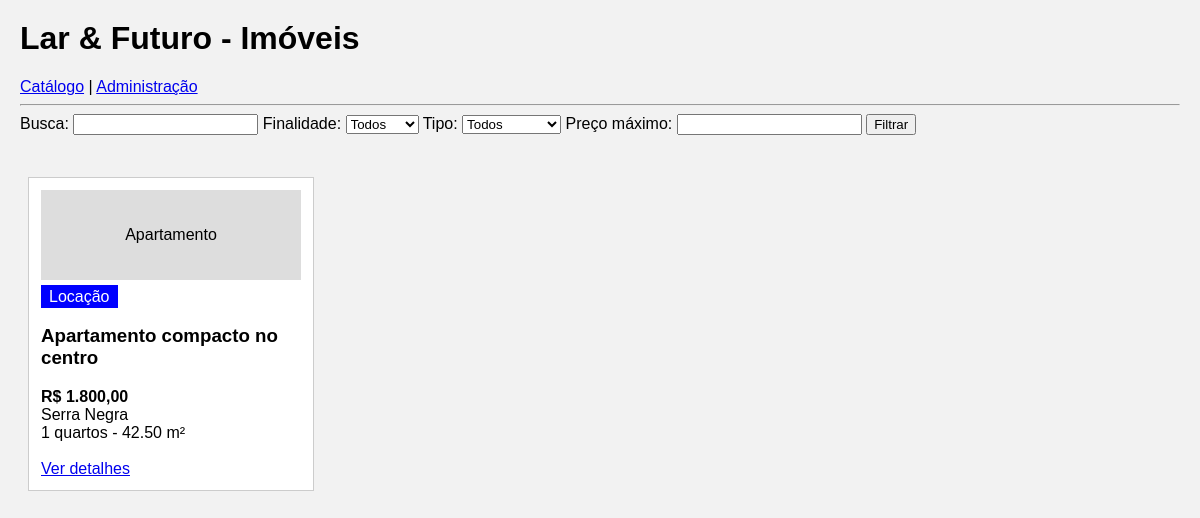
The app's page /Imovel/index.php?busca=Apartamento compacto no centro with its own data.
### tables this page shows
CREATE TABLE IF NOT EXISTS imoveis (
    id INT NOT NULL AUTO_INCREMENT,
    titulo VARCHAR(120) NOT NULL,
    tipo_imovel VARCHAR(30) NOT NULL,
    finalidade VARCHAR(15) NOT NULL,
    preco DECIMAL(12,2) NOT NULL,
    endereco VARCHAR(200) NOT NULL,
    cidade VARCHAR(60) NOT NULL,
    quartos INT NOT NULL DEFAULT 0,
    banheiros INT NOT NULL DEFAULT 1,
    vagas_garagem INT NOT NULL DEFAULT 0,
    area_m2 DECIMAL(8,2) NOT NULL,
    descricao TEXT NULL,
    status VARCHAR(20) NOT NULL DEFAULT 'Disponível',
    data_cadastro TIMESTAMP NOT NULL DEFAULT CURRENT_TIMESTAMP,
    PRIMARY KEY (id)
);

### Imovel/index.php (the view, shortened to what this page needs)
<HTML>
<HEAD>
 <link rel="stylesheet" href="estilo.css">
</HEAD>
<BODY>
<h1>Lar & Futuro - Imóveis</h1>
<a href="index.php">Catálogo</a> | <a href="admin.php">Administração</a>
<hr>
<form method="get" action="index.php">
Busca: <input type="text" name="busca">
Finalidade:
<select name="finalidade">
	<option value="">Todos</option>
</select>
Tipo:
<select name="tipo">
	<option value="">Todos</option>
</select>
Preço máximo: <input type="number" name="preco_max" min="0">
<input type="submit" value="Filtrar">
</form>
<br>
<?php
$bd=mysqli_connect("localhost","root","","lar_futuro") or die ("erro!");
mysqli_set_charset($bd,"utf8mb4");
$f_busca=		$_GET["busca"] ?? "";
$sql="select * from imoveis where status='Disponível'";
if ($f_busca!="")
	$sql=$sql." and (titulo like '%$f_busca%' or cidade like '%$f_busca%')";
$consulta=mysqli_query($bd,$sql);
$reg=mysqli_fetch_array($consulta);
while ($reg!=0)
{
	$id = $reg["id"];
	$titulo = $reg["titulo"];
	$tipo = $reg["tipo_imovel"];
	$finalidade = $reg["finalidade"];
	$preco = number_format($reg["preco"],2,",",".");
	$cidade = $reg["cidade"];
	$quartos = $reg["quartos"];
	$area = $reg["area_m2"];
	if ($finalidade=="Venda")
		$classe="venda";
	else
		$classe="locacao";
	?>
	<div class="card">
		<div class="foto"><?php echo $tipo; ?></div>
		<span class="<?php echo $classe; ?>"><?php echo $finalidade; ?></span>
		<h3><?php echo $titulo; ?></h3>
		<b>R$ <?php echo $preco; ?></b><br>
		<?php echo $cidade; ?><br>
		<?php echo "$quartos quartos - $area m²"; ?><br><br>
		<a href="detalhes.php?id=<?php echo $id; ?>">Ver detalhes</a>
	</div>
	<?php
	$reg=mysqli_fetch_array($consulta);
}
?>
</BODY>
</HTML>

### Imovel/estilo.css (style rules this page uses)
body { font-family: Arial; background: #f2f2f2; margin: 20px; }
.card { display: inline-block; width: 260px; background: white; border: 1px solid #ccc; padding: 12px; margin: 8px; vertical-align: top; }
.foto { height: 90px; background: #ddd; text-align: center; line-height: 90px; margin-bottom: 8px; }
.locacao { background: blue; color: white; padding: 3px 8px; }

### records on screen
imoveis: tipo_imovel "Apartamento", finalidade "Locação", titulo "Apartamento compacto no centro", preco "1.800,00", cidade "Serra Negra", quartos "1", area_m2 "42.50"
